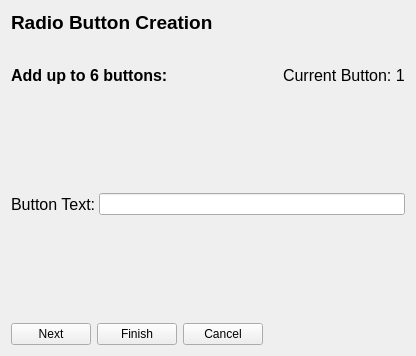
<?xml version="1.0" encoding="UTF-8"?>
<ui version="4.0">
 <class>QCRB_Detailed</class>
 <widget class="QWidget" name="QCRB_Detailed">
  <property name="geometry">
   <rect>
    <x>0</x>
    <y>0</y>
    <width>416</width>
    <height>356</height>
   </rect>
  </property>
  <property name="windowTitle">
   <string>Form</string>
  </property>
  <layout class="QVBoxLayout" name="verticalLayout">
   <item>
    <widget class="QLabel" name="radioDetailsLabel">
     <property name="font">
      <font>
       <pointsize>14</pointsize>
       <weight>75</weight>
       <bold>true</bold>
      </font>
     </property>
     <property name="text">
      <string>Radio Button Creation</string>
     </property>
    </widget>
   </item>
   <item>
    <spacer name="verticalSpacer_3">
     <property name="orientation">
      <enum>Qt::Vertical</enum>
     </property>
     <property name="sizeType">
      <enum>QSizePolicy::Minimum</enum>
     </property>
     <property name="sizeHint" stdset="0">
      <size>
       <width>20</width>
       <height>25</height>
      </size>
     </property>
    </spacer>
   </item>
   <item>
    <layout class="QHBoxLayout" name="horizontalLayout_3">
     <item>
      <widget class="QLabel" name="radioMainPrompt">
       <property name="font">
        <font>
         <pointsize>12</pointsize>
         <weight>75</weight>
         <bold>true</bold>
        </font>
       </property>
       <property name="text">
        <string>Add up to 6 buttons:</string>
       </property>
      </widget>
     </item>
     <item>
      <spacer name="horizontalSpacer_2">
       <property name="orientation">
        <enum>Qt::Horizontal</enum>
       </property>
       <property name="sizeHint" stdset="0">
        <size>
         <width>40</width>
         <height>20</height>
        </size>
       </property>
      </spacer>
     </item>
     <item>
      <widget class="QLabel" name="radioCurrentButton">
       <property name="font">
        <font>
         <pointsize>12</pointsize>
        </font>
       </property>
       <property name="text">
        <string>Current Button: 1</string>
       </property>
      </widget>
     </item>
    </layout>
   </item>
   <item>
    <spacer name="verticalSpacer">
     <property name="orientation">
      <enum>Qt::Vertical</enum>
     </property>
     <property name="sizeHint" stdset="0">
      <size>
       <width>20</width>
       <height>25</height>
      </size>
     </property>
    </spacer>
   </item>
   <item>
    <layout class="QHBoxLayout" name="horizontalLayout_2">
     <property name="spacing">
      <number>3</number>
     </property>
     <item>
      <widget class="QLabel" name="radioButtonPrompt">
       <property name="font">
        <font>
         <pointsize>12</pointsize>
        </font>
       </property>
       <property name="text">
        <string>Button Text:</string>
       </property>
      </widget>
     </item>
     <item>
      <widget class="QLineEdit" name="radioLineEdit">
       <property name="maxLength">
        <number>100</number>
       </property>
      </widget>
     </item>
    </layout>
   </item>
   <item>
    <spacer name="verticalSpacer_2">
     <property name="orientation">
      <enum>Qt::Vertical</enum>
     </property>
     <property name="sizeHint" stdset="0">
      <size>
       <width>20</width>
       <height>25</height>
      </size>
     </property>
    </spacer>
   </item>
   <item>
    <layout class="QHBoxLayout" name="horizontalLayout">
     <item>
      <widget class="QPushButton" name="radioNextButton">
       <property name="text">
        <string>Next</string>
       </property>
      </widget>
     </item>
     <item>
      <widget class="QPushButton" name="radioFinishButton">
       <property name="text">
        <string>Finish</string>
       </property>
      </widget>
     </item>
     <item>
      <widget class="QPushButton" name="radioCancelButton">
       <property name="text">
        <string>Cancel</string>
       </property>
      </widget>
     </item>
     <item>
      <spacer name="horizontalSpacer">
       <property name="orientation">
        <enum>Qt::Horizontal</enum>
       </property>
       <property name="sizeHint" stdset="0">
        <size>
         <width>40</width>
         <height>20</height>
        </size>
       </property>
      </spacer>
     </item>
    </layout>
   </item>
  </layout>
 </widget>
 <resources/>
 <connections/>
</ui>
